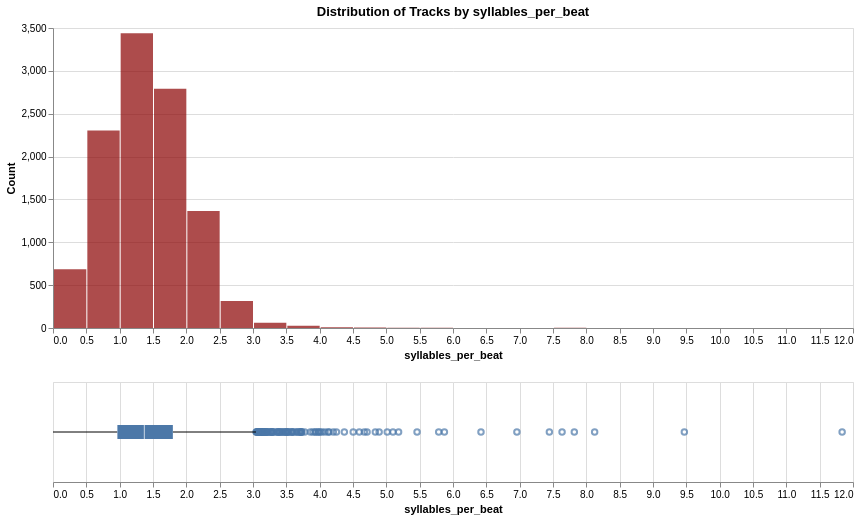

Notebook source saved alongside this figure:
### Markdown cell above
### syllables_per_beat

The number of tokens (words) processed relative to the musical beat (BPM) rather than just time. Unlike Words Per Minute, this measures how "full" the flow is relative to the base of the song.

### Code cell
df['syllables_per_beat'] = df['n_tokens'] / ((df['duration_ms'] / 60000) * df['bpm'])

analyze_distribution(df, 'syllables_per_beat', 'syllables_per_beat', 'darkred')

### Figure 1 — Vega specification as saved in the notebook (floating-point values rounded to 4 significant figures)
{"$schema": "https://vega.github.io/schema/vega/v5.json", "data": [{"name": "source_0"}, {"name": "data_0", "values": [{"__count": 2790, "bin_maxbins_10_syllables_per_beat": 0.0, "bin_maxbins_10_syllables_per_beat_end": 2.0, "bin_maxbins_40_syllables_per_beat": 1.5, "bin_maxbins_40_syllables_per_beat_end": 2.0}, {"__count": 2303, "bin_maxbins_10_syllables_per_beat": 0.0, "bin_maxbins_10_syllables_per_beat_end": 2.0, "bin_maxbins_40_syllables_per_beat": 0.5, "bin_maxbins_40_syllables_per_beat_end": 1.0}, {"__count": 3439, "bin_maxbins_10_syllables_per_beat": 0.0, "bin_maxbins_10_syllables_per_beat_end": 2.0, "bin_maxbins_40_syllables_per_beat": 1.0, "bin_maxbins_40_syllables_per_beat_end": 1.5}, {"__count": 1366, "bin_maxbins_10_syllables_per_beat": 2.0, "bin_maxbins_10_syllables_per_beat_end": 4.0, "bin_maxbins_40_syllables_per_beat": 2.0, "bin_maxbins_40_syllables_per_beat_end": 2.5}, {"__count": 316, "bin_maxbins_10_syllables_per_beat": 2.0, "bin_maxbins_10_syllables_per_beat_end": 4.0, "bin_maxbins_40_syllables_per_beat": 2.5, "bin_maxbins_40_syllables_per_beat_end": 3.0}, {"__count": 685, "bin_maxbins_10_syllables_per_beat": 0.0, "bin_maxbins_10_syllables_per_beat_end": 2.0, "bin_maxbins_40_syllables_per_beat": 0.0, "bin_maxbins_40_syllables_per_beat_end": 0.5}, {"__count": 26, "bin_maxbins_10_syllables_per_beat": 2.0, "bin_maxbins_10_syllables_per_beat_end": 4.0, "bin_maxbins_40_syllables_per_beat": 3.5, "bin_maxbins_40_syllables_per_beat_end": 4.0}, {"__count": 62, "bin_maxbins_10_syllables_per_beat": 2.0, "bin_maxbins_10_syllables_per_beat_end": 4.0, "bin_maxbins_40_syllables_per_beat": 3.0, "bin_maxbins_40_syllables_per_beat_end": 3.5}, {"__count": 6, "bin_maxbins_10_syllables_per_beat": 4.0, "bin_maxbins_10_syllables_per_beat_end": 6.0, "bin_maxbins_40_syllables_per_beat": 4.5, "bin_maxbins_40_syllables_per_beat_end": 5.0}, {"__count": 4, "bin_maxbins_10_syllables_per_beat": 4.0, "bin_maxbins_10_syllables_per_beat_end": 6.0, "bin_maxbins_40_syllables_per_beat": 5.0, "bin_maxbins_40_syllables_per_beat_end": 5.5}, {"__count": 2, "bin_maxbins_10_syllables_per_beat": 4.0, "bin_maxbins_10_syllables_per_beat_end": 6.0, "bin_maxbins_40_syllables_per_beat": 5.5, "bin_maxbins_40_syllables_per_beat_end": 6.0}, {"__count": 8, "bin_maxbins_10_syllables_per_beat": 4.0, "bin_maxbins_10_syllables_per_beat_end": 6.0, "bin_maxbins_40_syllables_per_beat": 4.0, "bin_maxbins_40_syllables_per_beat_end": 4.5}, {"__count": 2, "bin_maxbins_10_syllables_per_beat": 6.0, "bin_maxbins_10_syllables_per_beat_end": 8.0, "bin_maxbins_40_syllables_per_beat": 7.5, "bin_maxbins_40_syllables_per_beat_end": 8.0}, {"__count": 1, "bin_maxbins_10_syllables_per_beat": 8.0, "bin_maxbins_10_syllables_per_beat_end": 10.0, "bin_maxbins_40_syllables_per_beat": 9.0, "bin_maxbins_40_syllables_per_beat_end": 9.5}, {"__count": 1, "bin_maxbins_10_syllables_per_beat": 6.0, "bin_maxbins_10_syllables_per_beat_end": 8.0, "bin_maxbins_40_syllables_per_beat": 7.0, "bin_maxbins_40_syllables_per_beat_end": 7.5}, {"__count": 1, "bin_maxbins_10_syllables_per_beat": 8.0, "bin_maxbins_10_syllables_per_beat_end": 10.0, "bin_maxbins_40_syllables_per_beat": 8.0, "bin_maxbins_40_syllables_per_beat_end": 8.5}, {"__count": 1, "bin_maxbins_10_syllables_per_beat": 6.0, "bin_maxbins_10_syllables_per_beat_end": 8.0, "bin_maxbins_40_syllables_per_beat": 6.0, "bin_maxbins_40_syllables_per_beat_end": 6.5}, {"__count": 1, "bin_maxbins_10_syllables_per_beat": 10.0, "bin_maxbins_10_syllables_per_beat_end": 12.0, "bin_maxbins_40_syllables_per_beat": 11.5, "bin_maxbins_40_syllables_per_beat_end": 12.0}, {"__count": 1, "bin_maxbins_10_syllables_per_beat": 6.0, "bin_maxbins_10_syllables_per_beat_end": 8.0, "bin_maxbins_40_syllables_per_beat": 6.5, "bin_maxbins_40_syllables_per_beat_end": 7.0}]}, {"name": "data_1"}, {"name": "data_2", "values": [{"syllables_per_beat": 3.524}, {"syllables_per_beat": 3.277}, {"syllables_per_beat": 3.048}, {"syllables_per_beat": 4.711}, {"syllables_per_beat": 3.931}, {"syllables_per_beat": 5.461}, {"syllables_per_beat": 3.098}, {"syllables_per_beat": 3.212}, {"syllables_per_beat": 3.653}, {"syllables_per_beat": 3.05}, {"syllables_per_beat": 3.068}, {"syllables_per_beat": 3.612}, {"syllables_per_beat": 3.73}, {"syllables_per_beat": 5.014}, {"syllables_per_beat": 5.871}, {"syllables_per_beat": 3.255}, {"syllables_per_beat": 4.037}, {"syllables_per_beat": 3.295}, {"syllables_per_beat": 4.835}, {"syllables_per_beat": 3.484}, {"syllables_per_beat": 7.636}, {"syllables_per_beat": 3.722}, {"syllables_per_beat": 4.205}, {"syllables_per_beat": 4.129}, {"syllables_per_beat": 3.942}, {"syllables_per_beat": 3.066}, {"syllables_per_beat": 3.286}, {"syllables_per_beat": 3.222}, {"syllables_per_beat": 3.146}, {"syllables_per_beat": 3.715}, {"syllables_per_beat": 3.14}, {"syllables_per_beat": 3.095}, {"syllables_per_beat": 3.588}, {"syllables_per_beat": 4.892}, {"syllables_per_beat": 3.1}, {"syllables_per_beat": 4.082}, {"syllables_per_beat": 4.67}, {"syllables_per_beat": 3.17}, {"syllables_per_beat": 3.426}, {"syllables_per_beat": 3.398}, {"syllables_per_beat": 3.12}, {"syllables_per_beat": 3.2}, {"syllables_per_beat": 3.54}, {"syllables_per_beat": 3.267}, {"syllables_per_beat": 3.399}, {"syllables_per_beat": 9.47}, {"syllables_per_beat": 3.114}, {"syllables_per_beat": 3.979}, {"syllables_per_beat": 3.522}, {"syllables_per_beat": 3.231}, {"syllables_per_beat": 3.077}, {"syllables_per_beat": 3.432}, {"syllables_per_beat": 4.142}, {"syllables_per_beat": 5.1}, {"syllables_per_beat": 3.585}, {"syllables_per_beat": 4.008}, {"syllables_per_beat": 3.462}, {"syllables_per_beat": 3.66}, {"syllables_per_beat": 3.153}, {"syllables_per_beat": 3.678}, {"syllables_per_beat": 3.861}, {"syllables_per_beat": 3.125}, {"syllables_per_beat": 3.172}, {"syllables_per_beat": 3.5}, {"syllables_per_beat": 5.184}, {"syllables_per_beat": 3.095}, {"syllables_per_beat": 3.712}, {"syllables_per_beat": 3.202}, {"syllables_per_beat": 4.595}, {"syllables_per_beat": 7.446}, {"syllables_per_beat": 8.125}, {"syllables_per_beat": 6.42}, {"syllables_per_beat": 5.786}, {"syllables_per_beat": 11.84}, {"syllables_per_beat": 7.82}, {"syllables_per_beat": 4.503}, {"syllables_per_beat": 3.359}, {"syllables_per_beat": 3.498}, {"syllables_per_beat": 3.081}, {"syllables_per_beat": 3.596}, {"syllables_per_beat": 3.12}, {"syllables_per_beat": 3.564}, {"syllables_per_beat": 3.158}, {"syllables_per_beat": 4.252}, {"syllables_per_beat": 3.162}, {"syllables_per_beat": 3.192}, {"syllables_per_beat": 3.065}, {"syllables_per_beat": 3.704}, {"syllables_per_beat": 3.07}, {"syllables_per_beat": 4.37}, {"syllables_per_beat": 6.959}, {"syllables_per_beat": 3.732}, {"syllables_per_beat": 3.279}, {"syllables_per_beat": 3.504}, {"syllables_per_beat": 3.38}, {"syllables_per_beat": 3.178}, {"syllables_per_beat": 3.451}, {"syllables_per_beat": 3.329}, {"syllables_per_beat": 3.984}, {"syllables_per_beat": 3.37}, {"syllables_per_beat": 3.383}, {"syllables_per_beat": 3.776}, {"syllables_per_beat": 3.898}, {"syllables_per_beat": 3.302}]}, {"name": "data_3"}, {"name": "data_4", "values": [{"lower_box_syllables_per_beat": 0.9658, "lower_whisker_syllables_per_beat": 0.0, "max_syllables_per_beat": 3.045}]}, {"name": "data_5", "values": [{"max_syllables_per_beat": 3.045, "upper_box_syllables_per_beat": 1.798, "upper_whisker_syllables_per_beat": 3.045}]}, {"name": "data_6"}, {"name": "data_7", "values": [{"lower_box_syllables_per_beat": 0.9658, "max_syllables_per_beat": 11.84, "upper_box_syllables_per_beat": 1.798}]}, {"name": "data_8", "values": [{"lower_box_syllables_per_beat": 0.9658, "max_syllables_per_beat": 11.84, "mid_box_syllables_per_beat": 1.37, "upper_box_syllables_per_beat": 1.798}]}, {"name": "data_0_concat_0_y_domain___count", "values": [{"min": 1, "max": 3439}]}], "signals": [{"name": "concat_0_bin_maxbins_40_syllables_per_beat_bins", "value": {"fields": ["syllables_per_beat"], "fname": "bin_syllables_per_beat", "start": 0.0, "step": 0.5, "stop": 12.0}}, {"name": "concat_0_height", "value": 300}, {"name": "concat_1_height", "value": 100}], "marks": [{"type": "group", "name": "concat_0_group", "encode": {"update": {"height": {"signal": "concat_0_height"}, "width": {"signal": "width"}}}, "marks": [{"type": "rect", "name": "concat_0_marks", "from": {"data": "data_0"}, "encode": {"update": {"tooltip": {"signal": "{\"syllables_per_beat (binned)\": !isValid(datum[\"bin_maxbins_10_syllables_per_beat\"]) || !isFinite(+datum[\"bin_maxbins_10_syllables_per_beat\"]) ? \"null\" : format(datum[\"bin_maxbins_10_syllables_per_beat\"], \"\") + \" – \" + format(datum[\"bin_maxbins_10_syllables_per_beat_end\"], \"\"), \"Count of Records\": format(datum[\"__count\"], \"\")}"}, "x2": {"field": "bin_maxbins_40_syllables_per_beat", "scale": "concat_0_x", "offset": {"signal": "0.5 + (abs(scale(\"concat_0_x\", datum[\"bin_maxbins_40_syllables_per_beat_end\"]) - scale(\"concat_0_x\", datum[\"bin_maxbins_40_syllables_per_beat\"])) < 0.25 ? -0.5 * (0.25 - (abs(scale(\"concat_0_x\", datum[\"bin_maxbins_40_syllables_per_beat_end\"]) - scale(\"concat_0_x\", datum[\"bin_maxbins_40_syllables_per_beat\"])))) : 0.5)"}}, "x": {"field": "bin_maxbins_40_syllables_per_beat_end", "scale": "concat_0_x", "offset": {"signal": "0.5 + (abs(scale(\"concat_0_x\", datum[\"bin_maxbins_40_syllables_per_beat_end\"]) - scale(\"concat_0_x\", datum[\"bin_maxbins_40_syllables_per_beat\"])) < 0.25 ? 0.5 * (0.25 - (abs(scale(\"concat_0_x\", datum[\"bin_maxbins_40_syllables_per_beat_end\"]) - scale(\"concat_0_x\", datum[\"bin_maxbins_40_syllables_per_beat\"])))) : -0.5)"}}, "y2": {"value": 0, "scale": "concat_0_y"}, "y": {"field": "__count", "scale": "concat_0_y"}, "fill": {"value": "darkred"}, "opacity": {"value": 0.7}}}, "style": ["bar"]}], "axes": [{"scale": "concat_0_y", "tickCount": {"signal": "ceil(concat_0_height/40)"}, "aria": false, "orient": "left", "grid": true, "gridScale": "concat_0_x", "domain": false, "maxExtent": 0, "zindex": 0, "minExtent": 0, "labels": false, "ticks": false}, {"scale": "concat_0_x", "zindex": 0, "orient": "bottom", "title": "syllables_per_beat", "labelFlush": true, "grid": false, "labelOverlap": true, "tickCount": {"signal": "ceil(width/10)"}}, {"scale": "concat_0_y", "orient": "left", "zindex": 0, "title": "Count", "grid": false, "labelOverlap": true, "tickCount": {"signal": "ceil(concat_0_height/40)"}}], "title": {"text": "Distribution of Tracks by syllables_per_beat", "frame": "group"}, "style": "cell"}, {"type": "group", "name": "concat_1_group", "encode": {"update": {"height": {"signal": "concat_1_height"}, "width": {"signal": "width"}}}, "signals": [{"name": "height", "update": "concat_1_height"}], "marks": [{"type": "symbol", "name": "concat_1_layer_0_layer_0_marks", "from": {"data": "data_2"}, "encode": {"update": {"x": {"field": "syllables_per_beat", "scale": "concat_1_x"}, "y": {"signal": "concat_1_height", "mult": 0.5}, "opacity": {"value": 0.7}, "fill": {"value": "transparent"}, "stroke": {"value": "#4c78a8"}}}, "style": ["point", "boxplot-outliers"]}, {"type": "rule", "name": "concat_1_layer_0_layer_1_layer_0_marks", "from": {"data": "data_4"}, "encode": {"update": {"stroke": {"value": "black"}, "x2": {"field": "lower_box_syllables_per_beat", "scale": "concat_1_x"}, "y": {"signal": "concat_1_height", "mult": 0.5}, "x": {"field": "lower_whisker_syllables_per_beat", "scale": "concat_1_x"}, "tooltip": {"signal": "format(datum[\"max_syllables_per_beat\"], \"\")"}}}, "aria": false, "style": ["rule", "boxplot-rule"]}, {"type": "rule", "name": "concat_1_layer_0_layer_1_layer_1_marks", "from": {"data": "data_5"}, "encode": {"update": {"x2": {"field": "upper_whisker_syllables_per_beat", "scale": "concat_1_x"}, "tooltip": {"signal": "format(datum[\"max_syllables_per_beat\"], \"\")"}, "stroke": {"value": "black"}, "x": {"field": "upper_box_syllables_per_beat", "scale": "concat_1_x"}, "y": {"signal": "concat_1_height", "mult": 0.5}}}, "aria": false, "style": ["rule", "boxplot-rule"]}, {"type": "rect", "name": "concat_1_layer_1_layer_0_marks", "from": {"data": "data_7"}, "encode": {"update": {"tooltip": {"signal": "format(datum[\"max_syllables_per_beat\"], \"\")"}, "height": {"value": 14}, "fill": {"value": "#4c78a8"}, "x": {"field": "lower_box_syllables_per_beat", "scale": "concat_1_x"}, "x2": {"field": "upper_box_syllables_per_beat", "scale": "concat_1_x"}, "yc": {"signal": "concat_1_height", "mult": 0.5}}}, "style": ["bar", "boxplot-box"]}, {"type": "rect", "name": "concat_1_layer_1_layer_1_marks", "from": {"data": "data_8"}, "encode": {"update": {"tooltip": {"signal": "format(datum[\"max_syllables_per_beat\"], \"\")"}, "fill": [{"value": "#4c78a8", "test": "datum['lower_box_syllables_per_beat'] >= datum['upper_box_syllables_per_beat']"}, {"value": "white"}], "yc": {"signal": "concat_1_height", "mult": 0.5}, "opacity": {"value": 0.7}, "xc": {"field": "mid_box_syllables_per_beat", "scale": "concat_1_x"}, "height": {"value": 14}, "width": {"value": 1}}}, "aria": false, "style": ["tick", "boxplot-median"]}], "axes": [{"scale": "concat_1_x", "tickCount": {"signal": "ceil(width/40)"}, "domain": false, "zindex": 0, "orient": "bottom", "aria": false, "grid": true, "maxExtent": 0, "ticks": false, "labels": false, "minExtent": 0}, {"scale": "concat_1_x", "tickCount": {"signal": "ceil(width/40)"}, "title": "syllables_per_beat", "labelOverlap": true, "orient": "bottom", "labelFlush": true, "grid": false, "zindex": 0}], "style": "cell"}], "scales": [{"name": "concat_0_x", "type": "linear", "domain": {"signal": "[concat_0_bin_maxbins_40_syllables_per_beat_bins.start, concat_0_bin_maxbins_40_syllables_per_beat_bins.stop]"}, "range": [0, {"signal": "width"}], "bins": {"signal": "concat_0_bin_maxbins_40_syllables_per_beat_bins"}, "zero": false}, {"name": "concat_0_y", "type": "linear", "domain": [{"signal": "(data(\"data_0_concat_0_y_domain___count\")[0] || {}).min"}, {"signal": "(data(\"data_0_concat_0_y_domain___count\")[0] || {}).max"}], "range": [{"signal": "concat_0_height"}, 0], "nice": true, "zero": true}, {"name": "concat_1_x", "type": "linear", "domain": {"fields": [{"data": "data_2", "field": "syllables_per_beat"}, {"data": "data_4", "field": "lower_whisker_syllables_per_beat"}, {"data": "data_4", "field": "lower_box_syllables_per_beat"}, {"data": "data_5", "field": "upper_box_syllables_per_beat"}, {"data": "data_5", "field": "upper_whisker_syllables_per_beat"}, {"data": "data_7", "field": "lower_box_syllables_per_beat"}, {"data": "data_7", "field": "upper_box_syllables_per_beat"}, {"data": "data_8", "field": "mid_box_syllables_per_beat"}]}, "range": [0, {"signal": "width"}], "zero": true, "nice": true}], "layout": {"padding": 20, "columns": 1, "bounds": "full", "align": "each"}, "background": "white", "width": 800, "padding": 5}
